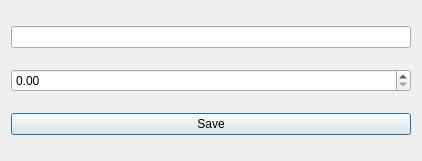
<?xml version="1.0" encoding="UTF-8"?>
<ui version="4.0">
 <class>DialogAddPriceBruttoIn</class>
 <widget class="QDialog" name="DialogAddPriceBruttoIn">
  <property name="geometry">
   <rect>
    <x>0</x>
    <y>0</y>
    <width>408</width>
    <height>161</height>
   </rect>
  </property>
  <property name="windowTitle">
   <string>Add brutto buy prices</string>
  </property>
  <property name="styleSheet">
   <string notr="true">font: 75  26pt &quot;Ubuntu&quot;;</string>
  </property>
  <layout class="QGridLayout" name="gridLayout">
   <item row="0" column="0">
    <widget class="BarcodeLineEdit" name="lineEditBarcode">
     <property name="minimumSize">
      <size>
       <width>400</width>
       <height>0</height>
      </size>
     </property>
    </widget>
   </item>
   <item row="1" column="0">
    <widget class="QDoubleSpinBox" name="doubleSpinBoxBuyPrice">
     <property name="maximum">
      <double>99999.990000000005239</double>
     </property>
    </widget>
   </item>
   <item row="2" column="0">
    <widget class="QPushButton" name="pushButtonSave">
     <property name="focusPolicy">
      <enum>Qt::TabFocus</enum>
     </property>
     <property name="text">
      <string>Save</string>
     </property>
    </widget>
   </item>
  </layout>
 </widget>
 <customwidgets>
  <customwidget>
   <class>BarcodeLineEdit</class>
   <extends>QLineEdit</extends>
   <header>barcodelineedit.h</header>
  </customwidget>
 </customwidgets>
 <resources/>
 <connections/>
</ui>
